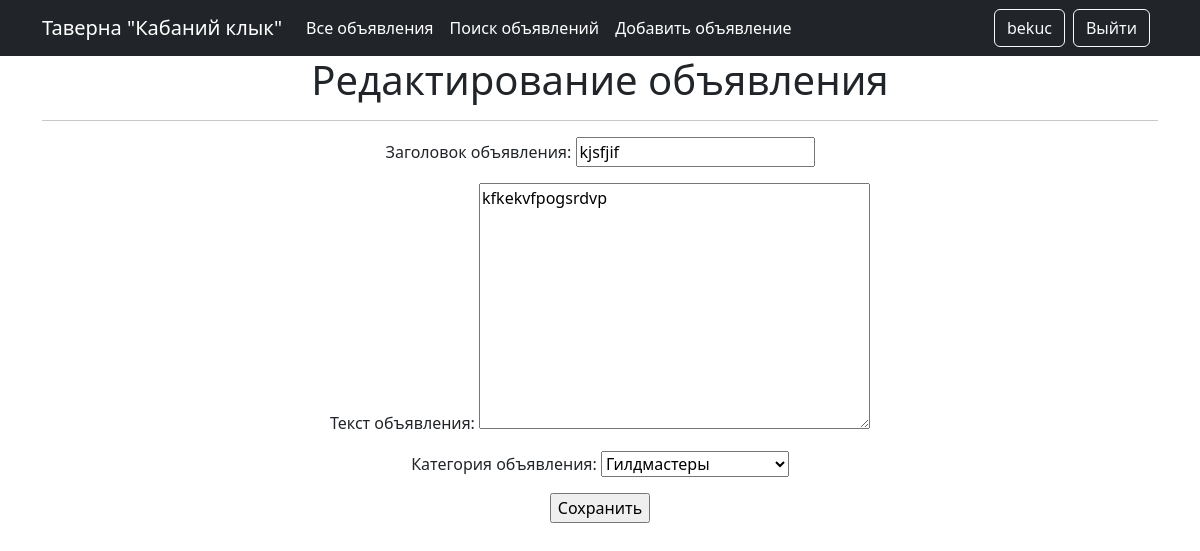
/ad/1/edit (signed in), run on the app's committed database.
### board/models.py (models this page shows, shortened)
class User(AbstractUser):
    code = models.CharField(max_length=5, blank=True, null=True)

class Ad(models.Model):
    ad_user = models.ForeignKey(User, on_delete=models.CASCADE)
    category = models.CharField(max_length=2, choices=extensions.CATEGORY, default=None)
    title = models.CharField(max_length=255)
    text = RichTextUploadingField()
    date = models.DateTimeField(auto_now_add=True, null=True)

### board/views.py (the view)
# urls.py: path('ad/<int:pk>/edit', AdUpdate.as_view(), name='edit'),
class AdUpdate(LoginRequiredMixin, UpdateView):
    form_class = AdCreateForm
    model = Ad
    template_name = 'ad_edit.html'
    context_object_name = 'search'

### board/forms.py
class AdCreateForm(forms.ModelForm):
    class Meta:
        model = Ad
        fields = [
            'title',
            'text',
            'category',
        ]
        labels = {
            'title': 'Заголовок объявления',
            'text': 'Текст объявления',
            'category': 'Категория объявления',
        }

### templates/ad_edit.html (shortened to what this page needs)
{% extends 'flatpages/default.html' %}
{% block content %}
<h1>Редактирование объявления</h1>
<hr>
<form action="" method="post">
    {{ form.as_p }}
    <input type="submit" value="Сохранить" />
</form>
{% endblock content %}

### templates/flatpages/default.html (shortened to what this page needs)
<!DOCTYPE html>
<html lang="en">
    <head>
        {% load static %}
        <link href="{% static 'css/styles.css' %}" rel="stylesheet" />
        <link rel="stylesheet" href="https://cdn.jsdelivr.net/npm/bootstrap-icons@1.11.2/font/bootstrap-icons.min.css">
    </head>
    <body>
        <nav class="navbar navbar-expand-lg navbar-dark bg-dark static-top">
            <div class="container">
                <a class="navbar-brand" href="{% url 'home' %}">Таверна "Кабаний клык"</a>
                <ul class="nav col-12 col-lg-auto me-lg-auto mb-2 justify-content-center mb-md-0 text-center">
                <li><a href="{% url 'home' %}" class="nav-link px-2 text-white">Все объявления</a></li>
                <li><a href="{% url 'search' %}" class="nav-link px-2 text-white">Поиск объявлений</a></li>
                <li><a href="{% url 'ad_create' %}" class="nav-link px-2 text-white">Добавить объявление</a></li>
                </ul>
                <div class="collapse navbar-collapse justify-content-end" id="navbarResponsive">
                    <ul class="navbar-nav">
                        {% if request.user.username %}
                        <li class="nav-item">
                            <a href="{% url 'user_profile' pk=request.user.id %}" class="btn btn-outline-light me-2">{{ request.user.username }}</a>
                        </li>
                        <li class="nav-item">
                            <a href="{% url 'logout' %}" class="btn btn-outline-light me-2">Выйти</a>
                        </li>
                        {% endif %}
                    </ul>
                </div>
            </div>
        </nav>
        <div class="container">
            <div class="row">
                <div class="col-lg-12 text-center">
                    {% block content %}{% endblock content %}
                </div>
            </div>
        </div>
    </body>
</html>

### data on the page
User: user.username "bekuc"
Ad: title "kjsfjif", text "kfkekvfpogsrdvp", category "Гилдмастеры"
